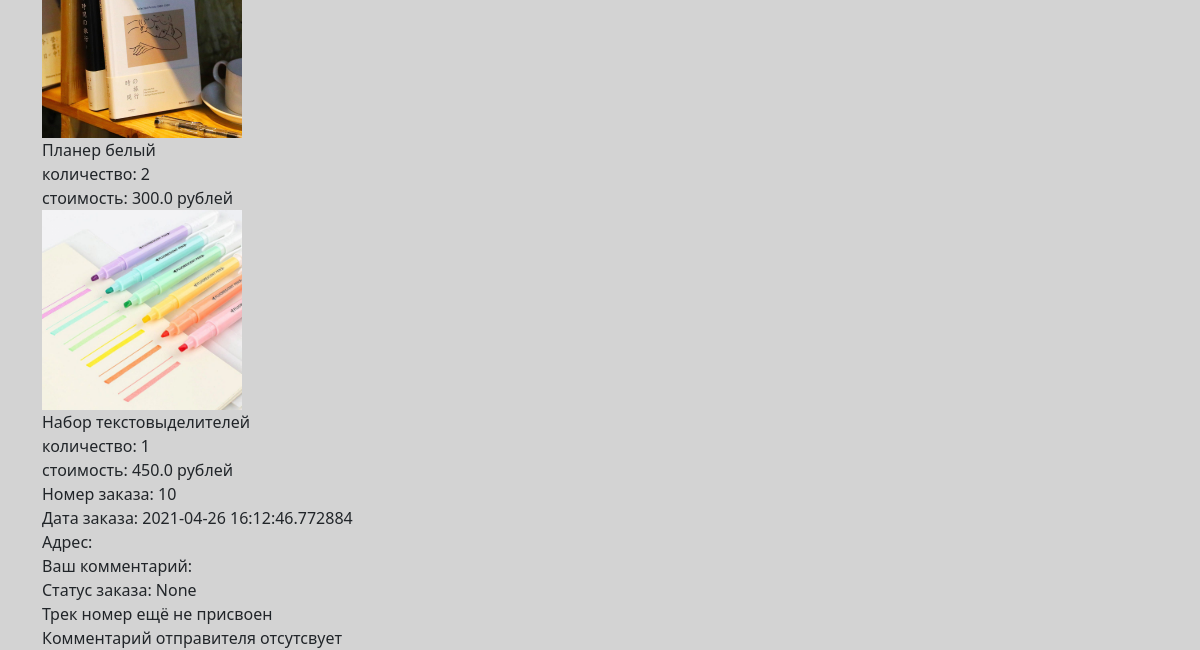
The app's page /personal_info (signed in, lower part), older data.
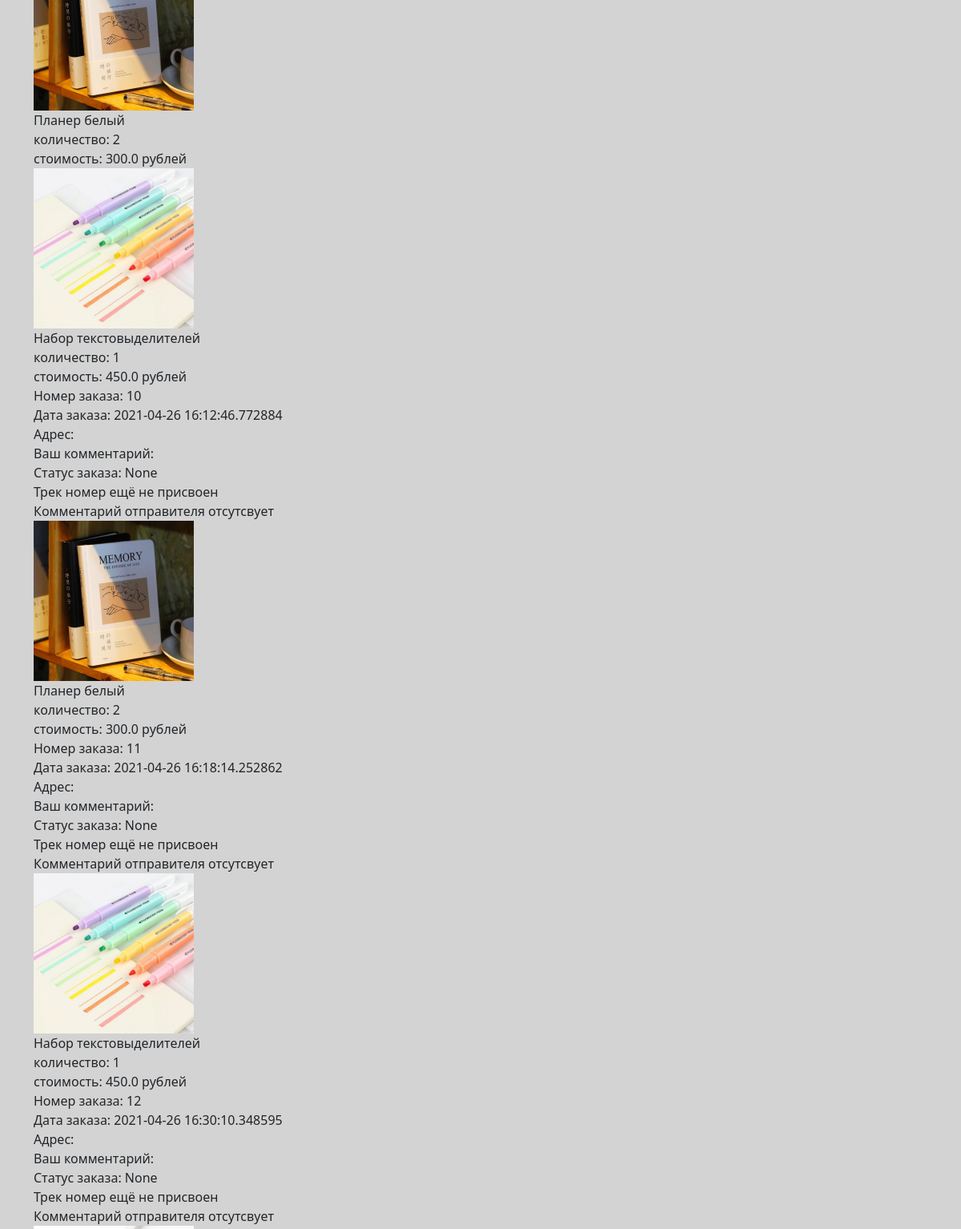
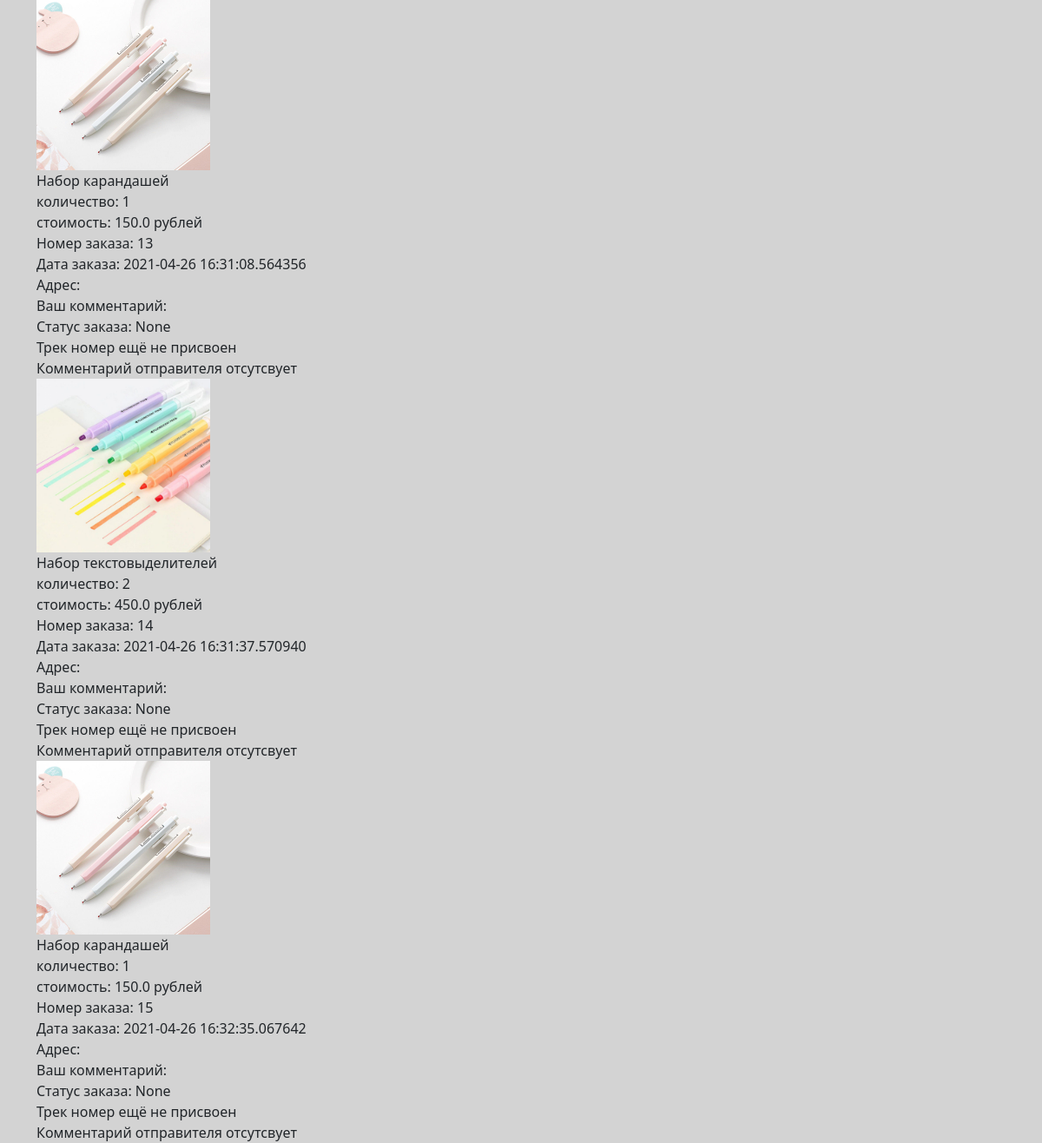
The same page, newer data (2 pictures, top to bottom).
### main.py (models this page shows)
class Orders(db.Model):  # таблица заказов
    id = db.Column(db.Integer, primary_key=True, autoincrement=True)  # номер заказа
    id_of_user = db.Column(db.Integer,  db.ForeignKey("users.id"))  # id заказчика из таблицы пользователей
    address = db.Column(db.String(200), nullable=True)  # адрес доставки
    email = db.Column(db.String(30), index=True, nullable=True)  # почта пользователя
    track_num = db.Column(db.String(30), nullable=True)  # трек номер
    comment_of_user = db.Column(db.String(200), nullable=True)  # комментарий заказчика
    comment_of_sender = db.Column(db.String(200), nullable=True)  # комментарий отправителя
    status = db.Column(db.String(30), nullable=True)  # статус заказа
    created_date = db.Column(db.DateTime,
                default=datetime.datetime.now)   # дата создания
    item = db.Column(db.String(300), index=True, nullable=True)   # товары

class Items(db.Model):  # таблица со всеми товарами
    id = db.Column(db.Integer, primary_key=True, autoincrement=True)
    name = db.Column(db.String(100), nullable=True)   # название товара
    description = db.Column(db.Text, nullable=True)  # описание
    photo_url = db.Column(db.Text, nullable=True)  # ссылка на фотографию
    count = db.Column(db.Integer, nullable=True)  # количество товара на складе
    price = db.Column(db.Float, nullable=True)   # стоимость 1 единицы товара

### main.py (the view)
    @app.route('/personal_info')  # личный кабинет, если пользователь не зарегистрирован - вернет на главную страницу
    def personal_info():
        info_user = Users.query.filter(Users.id == int(session['id'])).all()[0]
        info_orders = Orders.query.filter(Orders.id_of_user == int(session['id'])).all()
        print(len(info_orders))
        return render_template('personal_info.html', title='Личный кабинет', css_file='personal_info.css',
            class_main='container', user=info_user, orders=info_orders,
            Users=Users, Items=Items)

### templates/personal_info.html (shortened to what this page needs)
{% extends "base.html" %}
{% block content %}
<div>
{% if orders %}
    {% for order in orders%}
        <div class="orders info">
            {% for item in order.item.split(';') %}
                <img src="/{{ Items.query.filter(Items.id == item.split(',')[0]).all()[0].photo_url }}" width="200px" height="200px"><br>
                <a>{{ Items.query.filter(Items.id == item.split(',')[0]).all()[0].name }}</a><br>
                <a>количество: {{ item.split(',')[1] }}</a><br>
                <a>стоимость: {{ Items.query.filter(Items.id == item.split(',')[0]).all()[0].price }} рублей</a><br>
            {% endfor %}
        <a>Номер заказа: {{order.id}}</a><br>
        <a>Дата заказа: {{order.created_date}}</a><br>
        <a>Адрес: {{order.address}}</a><br>
        <a>Ваш комментарий: {{order.comment_of_user}}</a><br>
        <a>Статус заказа: {{order.status}}</a><br>
            {% if order.track_num %}
            <a>Трек номер: {{order.track_num}}</a><br>
            {% else %}
            <a>Трек номер ещё не присвоен</a><br>
            {% endif %}
            {% if order.comment_of_sender %}
            <a>Комментарий отправителя: {{order.comment_of_sender}}</a><br>
            {% else %}
            <a>Комментарий отправителя отсутсвует</a><br>
            {% endif %}
        </div>
    {% endfor %}
{% else %}
    <h4>История заказов пуста</h4>
{% endif %}
</div>
{% endblock %}

### templates/base.html (shortened to what this page needs)
<!doctype html>
<html lang="ru">
  <head>
      <link href="https://cdn.jsdelivr.net/npm/bootstrap@5.0.0-beta2/dist/css/bootstrap.min.css"
          rel="stylesheet"
>
        <link href="/static/css/{{ css_file }}" rel="stylesheet">
  </head>
  <body>
<main role="main" class="{{ class_main }}">
    {% block content %}{% endblock %}
</main>
</body>
</html>

### static/css/personal_info.css (style rules this page uses)
body { background-color: lightgrey; }

Row changes from the older to the newer data that the page shows:
added Orders: query.filter (picture), query.filter "Планер белый", item "2", query.filter "300.0", id "11", created_date "2021-04-26 16:18:14.252862", status "None", shows "Трек номер ещё не присвоен", shows "Комментарий отправителя отсутсвует"
added Orders: query.filter (picture), query.filter "Набор текстовыделителей", item "1", query.filter "450.0", id "12", created_date "2021-04-26 16:30:10.348595", status "None", shows "Трек номер ещё не присвоен", shows "Комментарий отправителя отсутсвует"
added Orders: query.filter (picture), query.filter "Набор карандашей", item "1", query.filter "150.0", id "13", created_date "2021-04-26 16:31:08.564356", status "None", shows "Трек номер ещё не присвоен", shows "Комментарий отправителя отсутсвует"
added Orders: query.filter (picture), query.filter "Набор текстовыделителей", item "2", query.filter "450.0", id "14", created_date "2021-04-26 16:31:37.570940", status "None", shows "Трек номер ещё не присвоен", shows "Комментарий отправителя отсутсвует"
added Orders: query.filter (picture), query.filter "Набор карандашей", item "1", query.filter "150.0", id "15", created_date "2021-04-26 16:32:35.067642", status "None", shows "Трек номер ещё не присвоен", shows "Комментарий отправителя отсутсвует"
